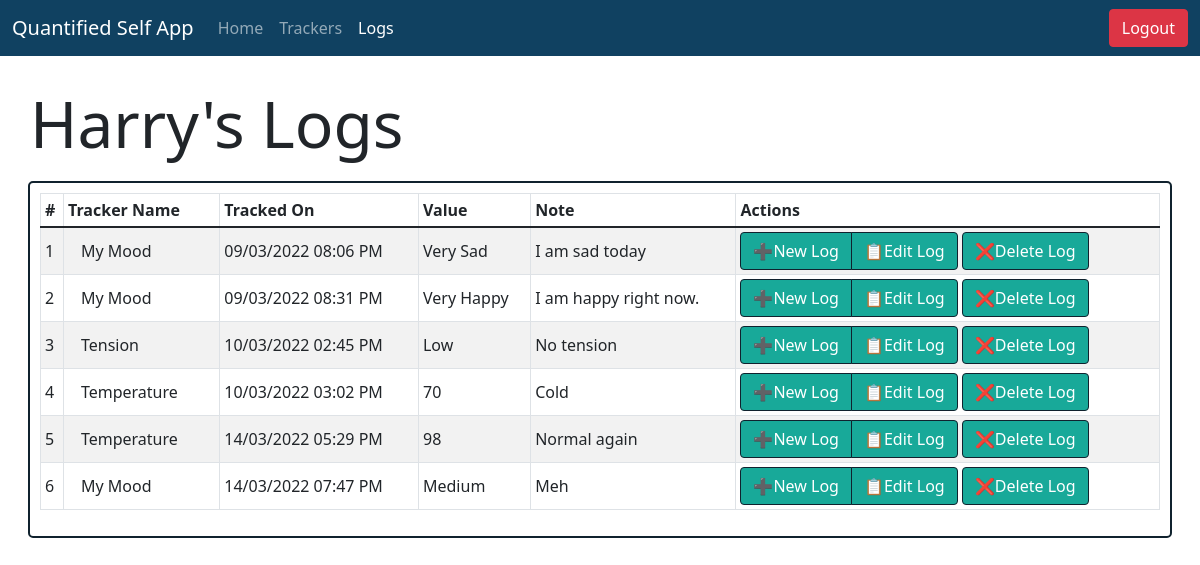
The page /user/Harry/logs (signed in) on the database as committed earlier.
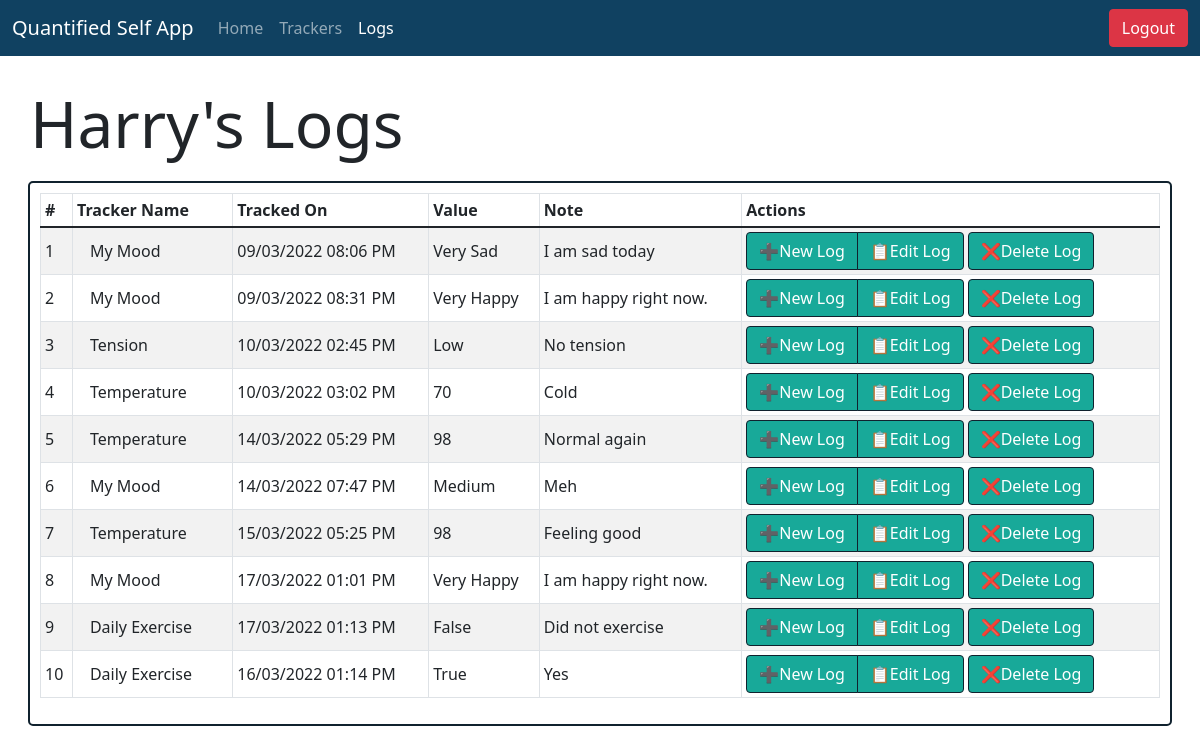
The same page on the database as committed later.
### models.py (models this page shows, shortened)
class Users_Model(db.Model, UserMixin):
  __tablename__ = "Users"
  user_id = db.Column(db.Integer, autoincrement=True, primary_key=True)
  username = db.Column(db.String, nullable=False, unique=True)
  password = db.Column(db.String, nullable=False)
  trackers = db.relationship("Trackers_Model", secondary="Enrollments")

class Logs_Model(db.Model):
  __tablename__ = "Logs"
  log_id = db.Column(db.Integer, autoincrement=True, primary_key=True)
  value = db.Column(db.String, nullable=False)
  note = db.Column(db.String)
  timestamp = db.Column(db.String, nullable=False)
  user_id = db.Column(db.Integer, db.ForeignKey("Users.user_id"), primary_key=True, nullable=False)
  tracker_id = db.Column(db.Integer, db.ForeignKey("Trackers.tracker_id"), primary_key=True, nullable=False)

class Trackers_Model(db.Model):
  __tablename__ = "Trackers"
  tracker_id = db.Column(db.Integer, autoincrement=True, primary_key=True)
  tracker_name = db.Column(db.String, nullable=False, unique=True)
  tracker_type = db.Column(db.String, nullable=False)
  tracker_desc = db.Column(db.String)

### app/logviews.py (the view)
@app.route("/user/<username>/logs")
@login_required
def user_logs(username):
    user = Users_Model.query.filter_by(username=username).first()
    logs = Logs_Model.query.filter_by(user_id=user.user_id).all()
    condition = False
    if logs:
        condition = True
    tracker = Trackers_Model()
    return render_template("user_logs.html", user=user, logs=logs, tracker=tracker, username=username, condition=condition)

### app/userviews.py (called while the page is built)
@login_manager.user_loader
def load_user(user_id):
    return Users_Model.query.get(user_id)

### templates/user_logs.html (shortened to what this page needs)
<!DOCTYPE html>
<html lang="en">
<head>
    <link rel="stylesheet" href="/css/bootstrap.css" />
    <link rel="stylesheet" href="/css/bootstrap-grid.css" />
    <link rel="stylesheet" href="/css/styles.css">
</head>
<body>
    <nav class="navbar navbar-expand-lg navbar-dark" style="background-color: #104161;">
        <div class="container-fluid">
          <a class="navbar-brand" href="#">Quantified Self App</a>
          <div class="collapse navbar-collapse" id="navbarNavAltMarkup">
            <div class="navbar-nav">
              <a class="nav-link" aria-current="page" href="/user/{{user.username}}/home">Home</a>
              <a class="nav-link" href="/user/{{user.username}}/trackers">Trackers</a>
              <a class="nav-link active" href="/user/{{user.username}}/logs">Logs</a>
            </div>
          </div>
          <a class="btn btn-danger" role="button" href="/user/logout" >Logout</a>
        </div>
      </nav>
    <div class="container-fluid" style="padding: 30px;">
        <h1 class="display-3">{{user.username}}'s Logs</h1>
        <div class="row" style="padding: 10px;">
          <div class="col-md justify-content-center" id="my-col">
            {% if condition %}
            <div class="table-responsive">
              <table class="table table-sm table-bordered table-striped align-middle" style="min-height: 175px;">
                <thead>
                  <tr>
                    <th scope="col">#</th>
                    <th scope="col">Tracker Name</th>
                    <th scope="col">Tracked On</th>
                    <th scope="col">Value</th>
                    <th scope="col">Note</th>
                    <th scope="col">Actions</th>
                  </tr>
                </thead>
                <tbody>
                  {% for log in logs %}
                  <tr>
                    <td scope="row">{{loop.index}}</td>
                    <td><a href="/user/{{username}}/tracker/{{log.tracker_id}}" class="btn">{{tracker.query.filter_by(tracker_id=log.tracker_id).first().tracker_name}}</a></td>
                    <td>{{log.timestamp}}</td>
                    <td>{{log.value}}</td>
                    <td>{{log.note}}</td>
                    <td>
                      <div class="btn-group" role="group" aria-label="Basic example">
                        <a href="/user/{{username}}/logs/{{log.tracker_id}}/add" style="border: 0.5px solid #10222E; background-color: #18A999; color: white;" class="btn">➕New Log</a>
                        <a href="/user/{{username}}/logs/{{log.log_id}}/edit" class="btn" style="border: 0.5px solid #10222E; background-color: #18A999; border-collapse:collapse; color: white;">📋Edit Log</a>
                      </div>
                      <a href="/user/{{username}}/logs/{{log.log_id}}/delete" style="border: 0.5px solid #10222E; background-color: #18A999; color: white;" class="btn">❌Delete Log</a>
                    </td>
                  </tr>
                  {% endfor %}
                </tbody>
              </table>
            </div>
            {% else %}
            No trackings yet
            {% endif %}
          </div>
        </div>
    </div>
</body>
</html>

### static/css/styles.css (style rules this page uses)
#my-col { border: 2px solid #10222E; border-radius: 5px; padding: 10px; }

Rows that differ between the two databases and show on the page:
added Logs_Model: Trackers_Model.query.filter_by "Temperature", timestamp "15/03/2022 05:25 PM", value "98", note "Feeling good"
added Logs_Model: Trackers_Model.query.filter_by "My Mood", timestamp "17/03/2022 01:01 PM", value "Very Happy", note "I am happy right now."
added Logs_Model: timestamp "17/03/2022 01:13 PM", value "False", note "Did not exercise"
added Trackers_Model: query.filter_by "Daily Exercise"
added Logs_Model: timestamp "16/03/2022 01:14 PM", value "True", note "Yes"
